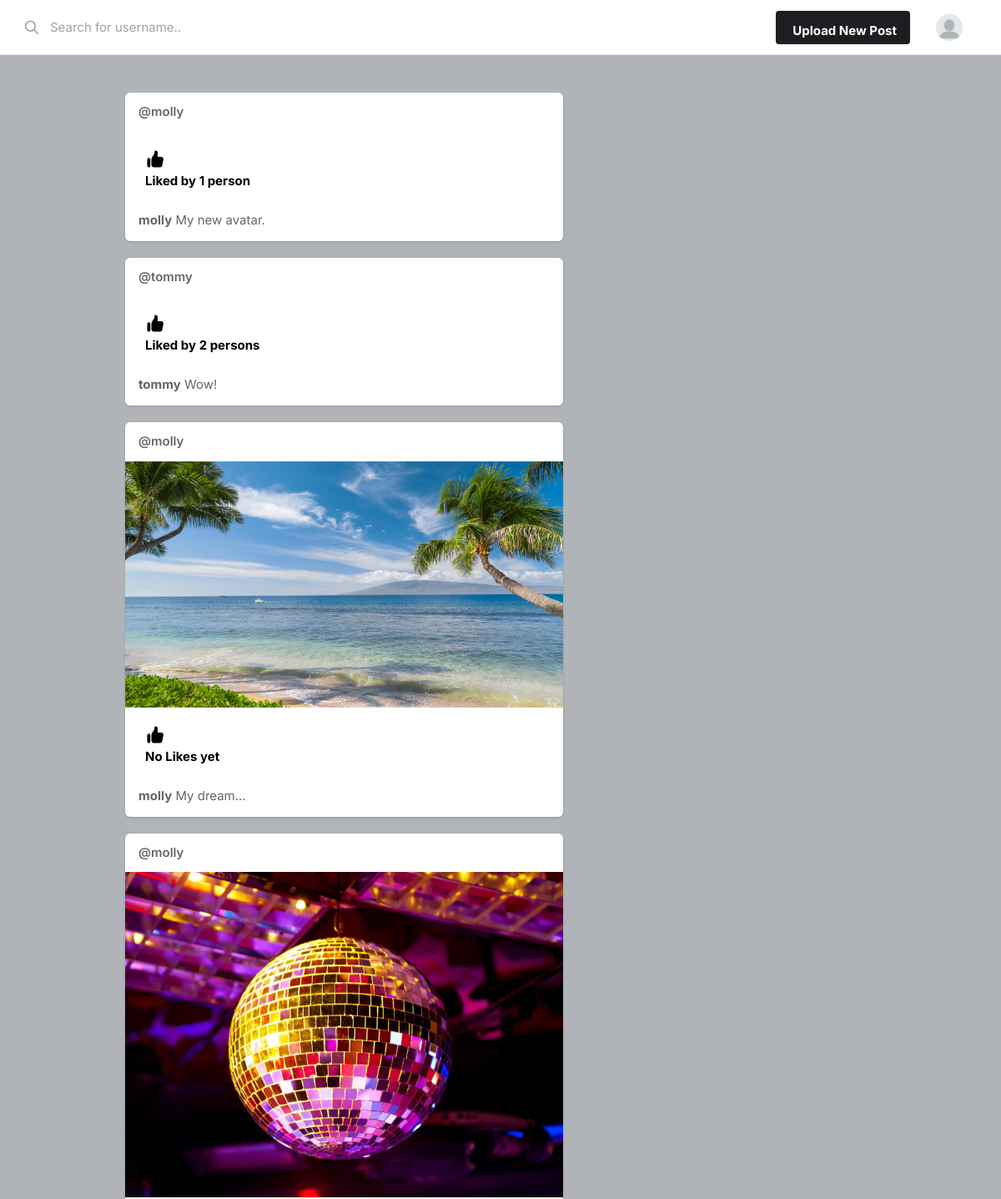
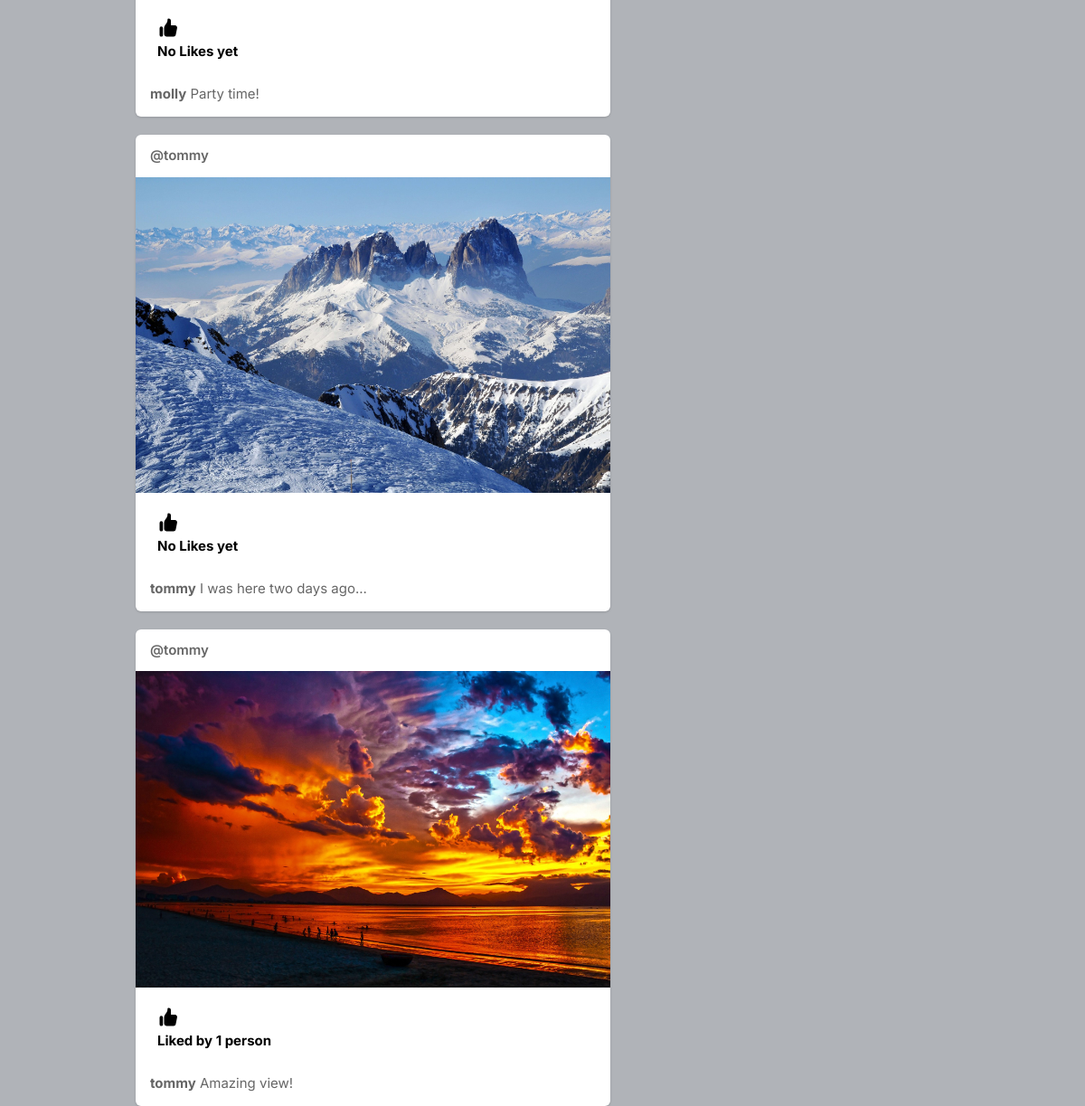
Page / (signed in) on the committed database (2 pictures, top to bottom).
### core/models.py (models this page shows, shortened)
class Profile(models.Model):
    user = models.ForeignKey(USER, on_delete=models.CASCADE)
    first_name = models.TextField(blank=True)
    last_name = models.TextField(blank=True)
    id_user = models.IntegerField()
    bio = models.TextField(blank=True)
    profile_img = models.ImageField(upload_to="profile_images",
                                    default="blank-profile-picture.png")
    location = models.CharField(max_length=80, blank=True)

class Post(models.Model):
    id = models.UUIDField(primary_key=True, default=uuid.uuid4)
    user = models.CharField(max_length=80)
    image = models.ImageField(upload_to="post_images", blank=True)
    caption = models.TextField()
    created_at = models.DateTimeField(default=datetime.now)
    no_of_likes = models.IntegerField(default=0)

### core/views.py (the view)
# urls.py: path('', views.index, name='index'),
@login_required(login_url='signin')
def index(request):
    user_object = User.objects.get(username=request.user.username)
    user_profile = Profile.objects.get(user=user_object)
    posts = Post.objects.all()
    return render(request, 'index.html', {'user_profile': user_profile, 'posts': posts})

### templates/index.html (shortened to what this page needs)
{% load static %}
<!DOCTYPE html>
<html lang="en">
<head>
    <link rel="stylesheet" href="{% static 'assets/css/icons.css' %}">
    <link rel="stylesheet" href="{% static 'assets/css/uikit.css' %}">
    <link rel="stylesheet" href="{% static 'assets/css/style.css' %}">
    <link rel="stylesheet" href="{% static 'assets/css/tailwind.css' %}">
</head>
<body>
            <header>
                <div class="header_inner">
                    <div class="left-side">
                        <div class="header_search">
                            <input type="text" placeholder="Search for username..">
                            <div class="icon-search">
                                <svg xmlns="http://www.w3.org/2000/svg" fill="none" viewBox="0 0 24 24"
                                    stroke="currentColor">
                                    <path stroke-linecap="round" stroke-linejoin="round" stroke-width="2"
                                        d="M21 21l-6-6m2-5a7 7 0 11-14 0 7 7 0 0114 0z" />
                                </svg>
                            </div>
                        </div>
                    </div>
                    <div class="right-side lg:pr-4">
                        <a href="#"
                            class="bg-pink-500 flex font-bold hidden hover:bg-pink-600 hover:text-white inline-block items-center lg:block max-h-10 mr-4 px-4 py-2 rounded shado text-white">
                              Upload New Post
                        </a>
                        <a href="#">
                            <img src="{{user_profile.profile_img.url}}" class="header-avatar" alt="">
                        </a>
                    </div>
                </div>
            </header>
            <div class="container m-auto">
                <div class="lg:flex justify-center lg:space-x-10 lg:space-y-0 space-y-5">
                    <div class="space-y-5 flex-shrink-0 lg:w-7/12">
                        {% for post in posts reversed %}
                        <div class="bg-white shadow rounded-md  -mx-2 lg:mx-0">
                            <div class="flex justify-between items-center px-4 py-3">
                                <div class="flex flex-1 items-center space-x-4">
                                    <span class="block font-semibold "><a href="/profile/{{post.user}}">@{{post.user}}</a></span>
                                </div>
                            </div>
                            <div uk-lightbox>
                                <a href="{{post.image.url}}">
                                    <img src="{{post.image.url}}" alt="">
                                </a>
                            </div>
                            <div class="py-3 px-4 space-y-3">
                                <div class="flex space-x-4 lg:font-bold">
                                    <a href="/likes?post_id={{post.id}}" class="flex items-center space-x-2">
                                        <div class="p-2 rounded-full text-black">
                                            {% if post.no_of_likes == 0 %}
                                                <p>No Likes yet</p>
                                            {% elif post.no_of_likes == 1 %}
                                                <p>Liked by {{post.no_of_likes}} person</p>
                                            {% else %}
                                                <p>Liked by {{post.no_of_likes}} persons</p>
                                            {% endif %}
                                        </div>
                                    </a>
                                </div>
                                <p>
                                    <a href="/profile/{{post.user}}"><strong>{{post.user}}</strong></a> {{post.caption}}</a>
                                </p>
                            </div>
                        </div>
                        {% endfor %}
                    </div>
                    <div class="lg:w-5/12">
                                </div>
                            </div>
                        </div>
</body>
</html>

### static/assets/css/style.css (style rules this page uses)
body { background-color: #B0B3B8!important; }
input { height: 48px; line-height: 48px; padding: 0 20px; outline: none; font-size: 15px; color: #808080; max-width: 100%; width: 100%; -webkit-box-sizing: border-box; box-sizing: border-box; display: block; font-weight: 400; opacity: 1; border-radius: 4px; border: none; -webkit-box-shadow: 0 1px 4px 0px rgba(0, 0, 0, 0.12); box-shadow: 0 1px 4px 0px rgba(0, 0, 0, 0.12); }
input[type="text"], input[type="password"], input[type="email"], input[type="number"] { height: 48px; line-height: 48px; padding: 0 20px; outline: none; font-size: 15px; color: #808080; max-width: 100%; width: 100%; -webkit-box-sizing: border-box; box-sizing: border-box; display: block; font-weight: 400; opacity: 1; border-radius: 4px; border: none; -webkit-box-shadow: 0 1px 4px 0px rgba(0, 0, 0, 0.12); box-shadow: 0 1px 4px 0px rgba(0, 0, 0, 0.12); }
input { -webkit-transition: all 0.1s ease-in-out; transition: all 0.1s ease-in-out; }
::placeholder { color: #808080; opacity: 1; }
a { color: #be185d; -webkit-transition: 0.3s; transition: 0.3s; outline: none !important; }
img { max-width: 100%; }
body { color: #666; font-size: 15px; line-height: 27px; background-color: #f0f2f5; font-family: "Inter", sans-serif; text-transform: none; }
body p { font-size: 15px; line-height: 27px; }
input[type="text"], input[type="password"], input[type="email"] { font-family: "Inter", sans-serif; text-transform: none; }
b, strong { font-weight: 700 !important; }
@media (min-width: 1024px) { .container { max-width: 900px !important; padding-top: 45px; } }
header { background-color: #fff; left: 0; right: 0; top: 0; z-index: 99; height: 66px; display: -webkit-box; display: -ms-flexbox; display: flex; -webkit-box-align: center; -ms-flex-align: center; align-items: center; border-bottom: 1px solid #e5e7eb; }
header .header_inner { display: -webkit-box; display: -ms-flexbox; display: flex; -webkit-box-align: center; -ms-flex-align: center; align-items: center; max-width: 1090px; margin: auto; width: 100%; max-width: 100% !important; padding: 0 30px; }
header .header_inner .left-side { display: -webkit-box; display: -ms-flexbox; display: flex; -webkit-box-align: center; -ms-flex-align: center; align-items: center; }
header .header_inner .left-side .header_search { position: relative; }
header .header_inner .left-side .header_search input { margin: 0; height: 42px; -webkit-box-shadow: none; box-shadow: none; padding-left: 30px; width: 400px; background-color: transparent; }
header .header_inner .left-side .header_search .icon-search { width: 2.5rem; position: absolute; top: 0; left: 0; margin-left: -.75rem; height: 100%; display: -webkit-box; display: -ms-flexbox; display: flex; -webkit-box-pack: center; -ms-flex-pack: center; justify-content: center; -webkit-box-align: center; -ms-flex-align: center; align-items: center; }
header .header_inner .left-side .header_search .icon-search svg { width: 20px; color: #9ca3af; }
header .header_inner .right-side { display: -webkit-box; display: -ms-flexbox; display: flex; -webkit-box-align: center; -ms-flex-align: center; align-items: center; -webkit-box-pack: end; -ms-flex-pack: end; justify-content: flex-end; margin-left: auto; }
header .header_inner .right-side .header-avatar { width: 32px; height: 32px; border-radius: 100%; margin-left: 15px; }

### rows in the picture
Profile: profile_img (placeholder picture)
Post: user "molly", no_of_likes "1", caption "My new avatar."
Post: user "tommy", no_of_likes "2", caption "Wow!"
Post: user "molly", image (picture), no_of_likes "No Likes yet", caption "My dream..."
Post: user "molly", image (picture), no_of_likes "No Likes yet", caption "Party time!"
Post: user "tommy", image (picture), no_of_likes "No Likes yet", caption "I was here two days ago..."
Post: user "tommy", image (picture), no_of_likes "1", caption "Amazing view!"
